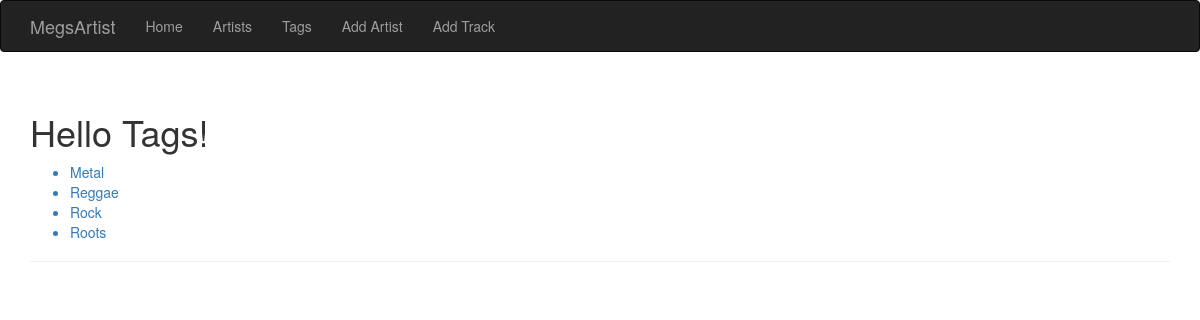
The page /tags/ on the database as committed earlier.
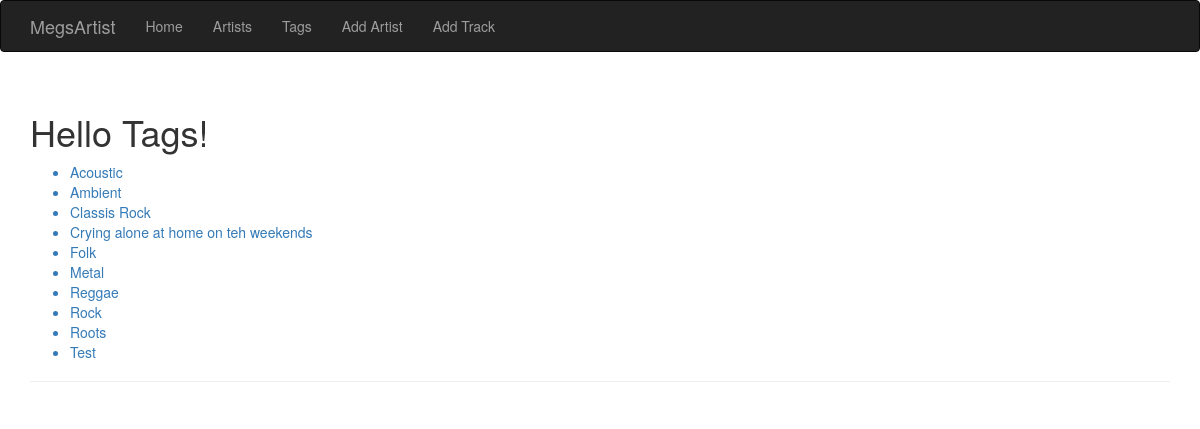
The same page on the database as committed later.
### flaskapp.py (models this page shows, shortened)
class Tag(db.Model):
    id = db.Column(db.Integer, primary_key=True)
    name = db.Column(db.String(64), unique=True)
    artists = db.relationship('Artist', secondary=artist_to_tag,
                              backref=db.backref('tag', lazy='dynamic'))
    tracks = db.relationship('Track', secondary=track_to_tag,
                             backref=db.backref('tag', lazy='dynamic'))

### flaskapp.py (the view)
@app.route('/tags/')
def tags():
    return render_template('tags.html', tagNames=[tag.name for tag in
                                                  Tag.query.all()])  # artistNames=session.get('artistNameList')

### templates/tags.html (shortened to what this page needs)
{% extends "base.html" %}
{% block page_content %}
<div class="page-header">
    <h1>Hello Tags!</h1>
    <ul>
        {% for tagName in tagNames|sort%}
            <a href="{{ tagName }}"> <li>{{ tagName }}</li></a>
        {% endfor %}
    </ul>
</div>
{% endblock %}

### templates/base.html (shortened to what this page needs)
{% extends "bootstrap/base.html" %}
{% block head %}
    {{ super() }}
    <link rel="stylesheet" type="text/css" href="{{ url_for('static', filename='bootstrap-tokenfield.css') }}">
    <link rel="stylesheet" type="text/css" href="{{ url_for('static', filename='styles.css') }}">
{% endblock %}
{% block navbar %}
    <div class="navbar navbar-inverse" role="navigation">
        <div class="container">
            <div class="navbar-header">
                <a class="navbar-brand" href="/">MegsArtist</a>
            </div>
            <div class="navbar-collapse collapse">
                <ul class="nav navbar-nav">
                    <li><a href="/">Home</a></li>
                    <li><a href="/artists/">Artists</a></li>
                    <li><a href="/tags/">Tags</a></li>
                    <li><a href="/artists/add/">Add Artist</a></li>
                    <li><a href="/tracks/add/">Add Track</a></li>
                </ul>
            </div>
        </div>
    </div>
{% endblock %}
{% block content %}
    <div class="container">
        {% block page_content %}{% endblock %}
    </div>
{% endblock %}

Rows that differ between the two databases and show on the page:
added Tag: name "Acoustic"
added Tag: name "Ambient"
added Tag: name "Classis Rock"
added Tag: name "Crying alone at home on teh weekends"
added Tag: name "Folk"
added Tag: name "Test"
